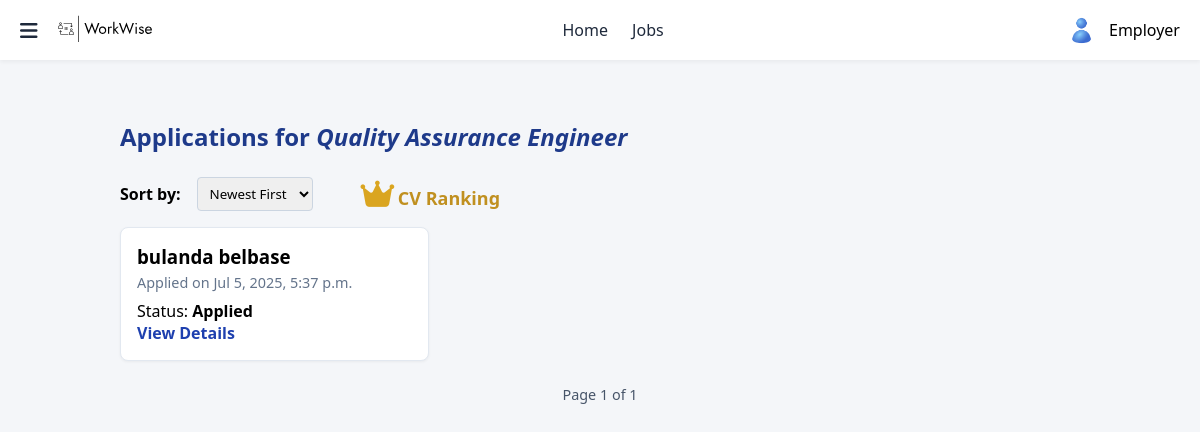
/employer/jobs/1020/applications/ (signed in), run on the app's committed database.
### employer_profile/models.py (models this page shows, shortened)
class JobPost(models.Model):
    job_id                = models.PositiveIntegerField(primary_key=True, editable=False)
    employer              = models.ForeignKey(Employer, on_delete=models.CASCADE, related_name='job_posts')
    contact_email         = models.EmailField()
    is_active             = models.BooleanField(default=True)
    posted_at             = models.DateTimeField(auto_now_add=True)
    admin_review          = models.BooleanField(default=True)
    application_deadline  = models.DateField()
    title                 = models.CharField(max_length=200)
    num_candidates_required = models.PositiveIntegerField(default=1)
    industry              = models.CharField(max_length=100)
    department            = models.CharField(max_length=100)
    work_type             = models.CharField(max_length=50)
    gender_requirement    = models.CharField(max_length=50)
    experience_min        = models.PositiveIntegerField()
    experience_max        = models.PositiveIntegerField()
    experience_level      = models.CharField(max_length=50)
    salary_type           = models.CharField(max_length=50)
    salary_frequency      = models.CharField(max_length=20)
    salary_min            = models.DecimalField(max_digits=12, decimal_places=2)
    salary_max            = models.DecimalField(max_digits=12, decimal_places=2)
    requirements          = models.JSONField(default=list, blank=True)
    preferred_skills      = models.JSONField(default=list, blank=True)
    languages             = models.JSONField(default=list, blank=True)
    benefits              = models.JSONField(default=list, blank=True)
    location_type         = models.CharField(max_length=50)
    full_location_address = models.CharField(max_length=255)
    description           = models.TextField()
    map_location          = models.JSONField(null=True, blank=True)
    class Meta:
        ordering = ['-posted_at']
        verbose_name = 'Job Post'
        verbose_name_plural = 'Job Posts'

### candidate_profile/models.py (models this page shows)
class JobApplication(models.Model):
    STATUS_CHOICES = [
        ('applied',   'Applied'),
        ('reviewing', 'Under Review'),
        ('interview', 'Interview Scheduled'),
        ('offered',   'Offer Extended'),
        ('rejected',  'Rejected'),
    ]
    candidate    = models.ForeignKey(Candidate, on_delete=models.CASCADE, related_name='applications')
    job          = models.ForeignKey(JobPost, on_delete=models.CASCADE, related_name='applications')
    applied_at   = models.DateTimeField(default=timezone.now)
    status       = models.CharField(max_length=20, choices=STATUS_CHOICES, default='applied')
    is_approved  = models.BooleanField(default=False)
    interview_at = models.DateTimeField(null=True, blank=True)
    cover_letter = models.FileField(
        upload_to='applications/cover_letters/',
        validators=[FileExtensionValidator(['pdf','doc','docx','png','jpg','jpeg'])]
    )
    meeting_message = models.TextField(null=True, blank=True)
    meeting_link    = models.URLField(null=True, blank=True)
    class Meta:
        unique_together = ('candidate', 'job')
        ordering = ['-applied_at']

### authentication/models.py (models this page shows, shortened)
class Candidate(models.Model):
    candidate_id  = models.PositiveIntegerField(primary_key=True)
    first_name    = models.CharField(max_length=50)
    last_name     = models.CharField(max_length=50)
    email         = models.EmailField(unique=True, max_length=254)
    password      = models.CharField(max_length=128)
    email_notify  = models.BooleanField(default=False)
    agree_terms   = models.BooleanField(default=False)
    is_active     = models.BooleanField(default=False)
    is_deleted    = models.BooleanField(default=False)
    joined_time   = models.DateTimeField(auto_now_add=True)
    ip_address    = models.GenericIPAddressField(null=True, blank=True, protocol='both', unpack_ipv4=False)
    location      = models.JSONField(null=True, blank=True)
    profile_picture   = models.ImageField(
        upload_to='profile_pictures/',
        blank=True,
        null=True
    )
    class Meta:
        ordering = ['-joined_time']
        verbose_name = 'Candidate'
        verbose_name_plural = 'Candidates'

### employer_profile/views.py (the view)
# urls.py: path('jobs/<int:job_id>/applications/', views.job_applications, name='job_applications'),
def job_applications(request, job_id):
    eid = request.session.get('employer_id')
    if not eid:
        return redirect('authentication:login')
    employer = get_object_or_404(Employer, employer_id=eid)
    job = get_object_or_404(JobPost, employer=employer, job_id=job_id)
    base_qs = job.applications.select_related('candidate')
    sort = request.GET.get('sort','')
    if sort == 'old':
        apps_list = list(base_qs.order_by('applied_at'))
    if sort == 'ranked':
        premium_obj, _ = EmployerPremium.objects.get_or_create(employer=employer)
        now = timezone.now()
        if not (
            premium_obj.is_subscribed
            and premium_obj.payment_ok
            and premium_obj.subscription_end
            and premium_obj.subscription_end >= now
        ):
            return redirect(reverse('employer:premium'))
        apps_list = rank_applications(job, list(base_qs))
    elif sort == 'processing':
        apps_list = base_qs.exclude(status__in=['applied', 'rejected'])
    elif sort == 'rejected':
        apps_list = base_qs.filter(status='rejected')
    else:
        apps_list = list(base_qs.order_by('-applied_at'))
    page_obj = Paginator(apps_list, 15).get_page(request.GET.get('page'))
    return render(request, 'employer_profile/job_applications.html', {
        'job': job,
        'page_obj': page_obj,
        'sort': sort,
    })

### employer_profile/templates/employer_profile/job_applications.html (shortened to what this page needs)
{% extends 'employer_profile/employer_base.html' %}
{% load static %}
{% block head %}
<link rel="stylesheet" href="{% static 'employer_profile/css/applications.css' %}">
{% endblock head %}
{% block content %}
<div class="applications-page">
  <h2>Applications for&nbsp;<em>{{ job.title }}</em></h2>
  <form id="sort-form" method="get" class="sort-form">
    <label for="sort-select">Sort by:</label>
    <select name="sort" id="sort-select">
    <option value=""     {% if not sort %}selected{% endif %}>Newest First</option>
    </select>
  <button type="submit" name="sort" value="ranked" class="btn-ranked" title="Ranked (Premium)">
    <i class="fas fa-crown " style="color:#DAA520;font-size:30px;"></i> <span class="rank-text">CV Ranking</span>
  </button>
  </form>
  {% if page_obj %}
    <div class="applications-grid">
      {% for app in page_obj %}
        <div class="application-card">
          <h3>{{ app.candidate.first_name }} {{ app.candidate.last_name }}</h3>
          <p class="sub">
            Applied on {{ app.applied_at|date:"M j, Y, P" }}
          </p>
          <p>Status: <strong>{{ app.get_status_display }}</strong></p>
          <p>
            <a href="{% url 'employer:application_detail' app.id %}">
              View Details
            </a>
          </p>
        </div>
      {% endfor %}
    </div>
    <div class="pagination">
      <span>Page {{ page_obj.number }} of {{ page_obj.paginator.num_pages }}</span>
    </div>
  {% else %}
    <p class="no-applications">No applications yet.</p>
  {% endif %}
</div>
{% endblock content %}

### employer_profile/static/employer_profile/css/employer_base.css (style rules this page uses)
* { box-sizing: border-box; margin: 0; padding: 0; font-family: 'Segoe UI', Tahoma, Geneva, Verdana, sans-serif; }
body { background-color: #f4f6f9; }

### employer_profile/static/employer_profile/css/applications.css (style rules this page uses)
.applications-page { max-width: 1000px; margin: 40px auto; padding: 0 20px; }
.applications-page h2 { margin-bottom: 24px; color: #1e3a8a; }
.sort-form { display: flex; align-items: center; gap: 0.5rem; margin-bottom: 1rem; }
.sort-form label { margin-right: 8px; font-weight: 600; }
.sort-form select { padding: 6px 8px; border: 1px solid #cbd5e1; border-radius: 4px; }
.rank-text { font-size: large; font-weight: bold; padding-bottom: 5px; }
.applications-grid { display: grid; grid-template-columns: repeat(3, 1fr); gap: 16px; margin-bottom: 24px; }
.application-card { background: #fff; border: 1px solid #e2e8f0; border-radius: 8px; padding: 16px; box-shadow: 0 1px 3px rgba(0,0,0,0.05); }
.application-card h3 { margin-top: 0; }
.application-card .sub { margin: 4px 0 8px; color: #64748b; font-size: 0.9rem; }
.application-card a { color: #1e40af; text-decoration: none; font-weight: 600; }
.pagination { display: flex; justify-content: center; align-items: center; gap: 12px; margin-bottom: 40px; }
.pagination span { font-size: 0.9rem; color: #475569; }
.btn-ranked { background: none; border: none; cursor: pointer; color: #c09020; margin-left: 40px; }

### data on the page
JobPost: title "Quality Assurance Engineer"
JobApplication: candidate.first_name "bulanda", candidate.last_name "belbase", applied_at "Jul 5, 2025, 5:37 p.m.", status "Applied"

### other printed values
{{ page_obj.number }} "1"
{{ page_obj.paginator.num_pages }} "1"
